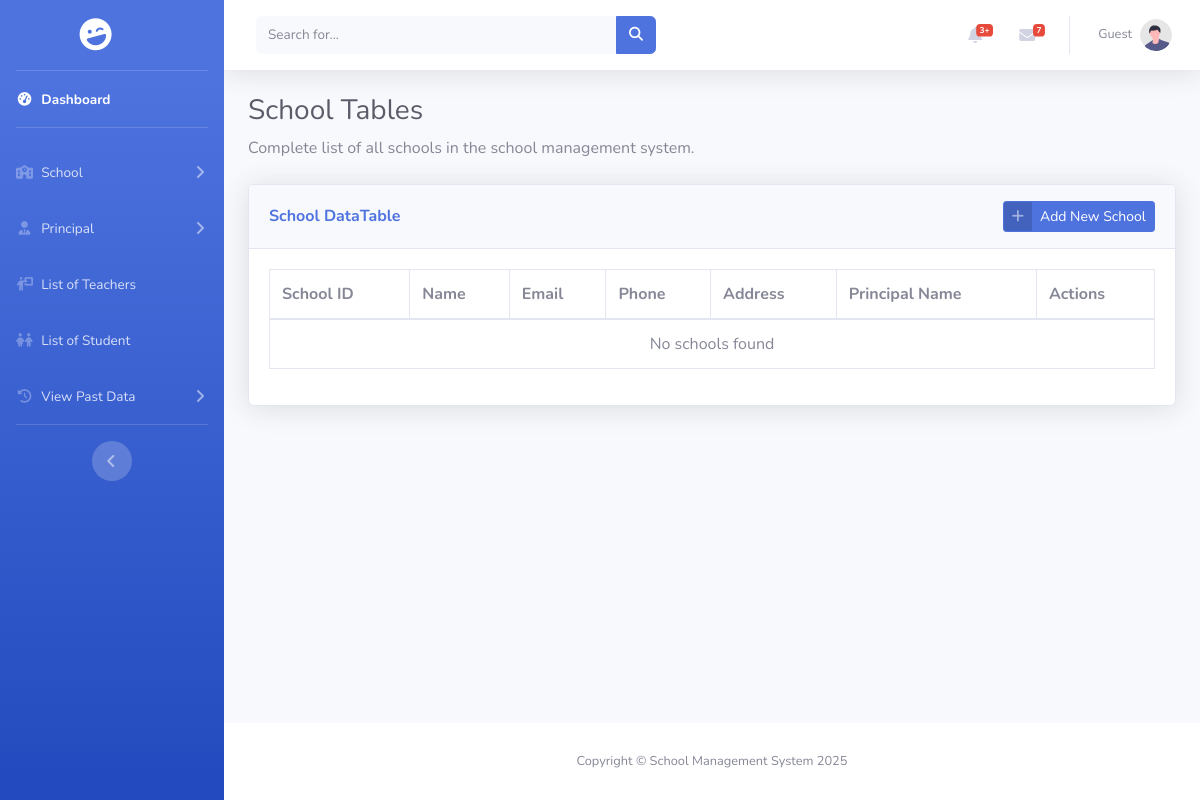
Page /pages/school/school_list.php (signed in) on the earlier database version.
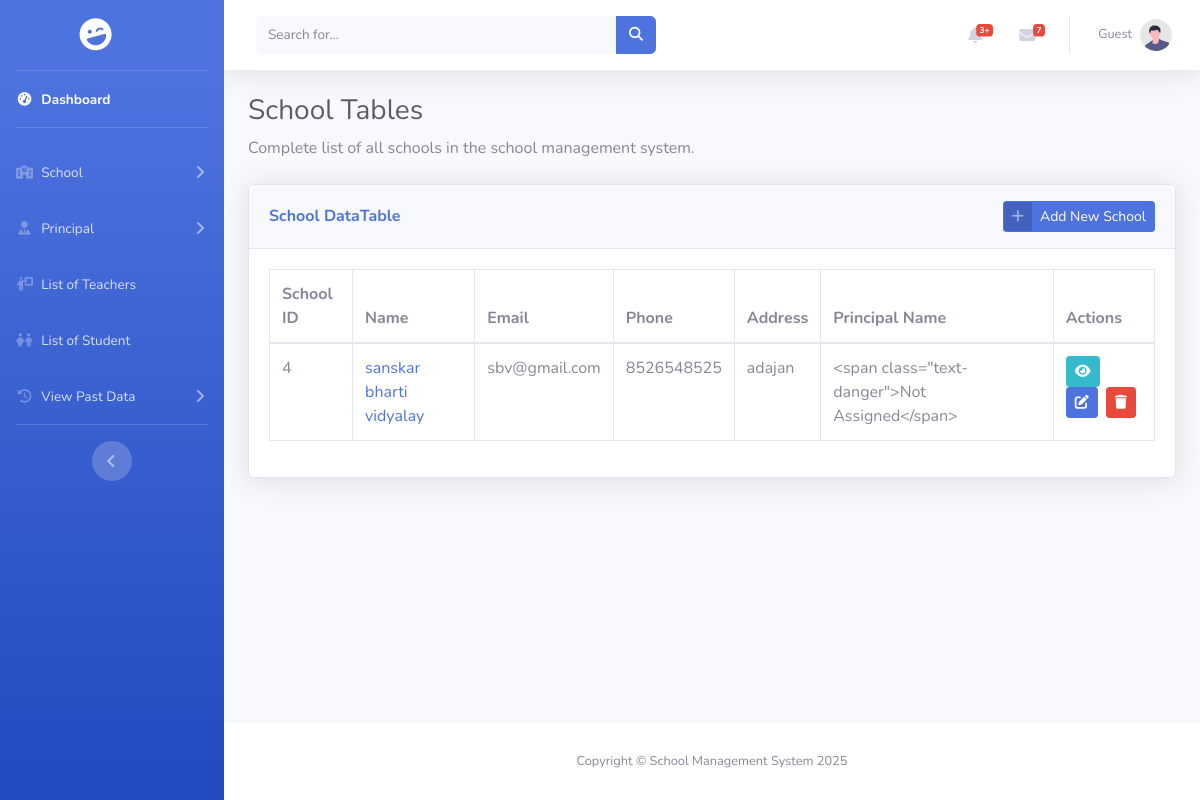
Same page on the later database version.
### tables this page shows
CREATE TABLE `school` (
  `id` int(11) NOT NULL,
  `school_logo` varchar(255) DEFAULT NULL,
  `school_name` varchar(100) DEFAULT NULL,
  `email` varchar(50) DEFAULT NULL,
  `phone` varchar(10) DEFAULT NULL,
  `school_opening` date DEFAULT NULL,
  `school_type` enum('Government','Private') DEFAULT NULL,
  `education_board` set('CBSE','State','IGCSE') DEFAULT NULL,
  `school_medium` set('English','Hindi','Regional Language') DEFAULT NULL,
  `school_category` set('Pre-Primary','Primary','Upper Primary','Secondary','Higher Secondary') DEFAULT NULL,
  `address` text DEFAULT NULL
);

### pages/school/school_list.php (the view, shortened to what the changed rows need)
<?php
include_once "../../includes/connect.php";
$query =  "SELECT s.id, s.school_name, s.email, s.phone, s.address, p.principal_name
           FROM school s
           LEFT JOIN principal p ON s.id = p.school_id
           ORDER BY s.id ASC";
$result = mysqli_query($conn, $query);
?>
<!DOCTYPE html>
<html lang="en">
<head>
    <link href="../../assets/vendor/fontawesome-free/css/all.min.css" rel="stylesheet" type="text/css">
    <link href="../../assets/css/sb-admin-2.min.css" rel="stylesheet">
    <link rel="stylesheet" href="https://cdnjs.cloudflare.com/ajax/libs/font-awesome/6.5.2/css/all.min.css" />
    <link href="../../assets/vendor/datatables/dataTables.bootstrap4.min.css" rel="stylesheet">
</head>
<body id="page-top">
    <div id="wrapper">
        <div id="content-wrapper" class="d-flex flex-column">
            <div id="content">
                <div class="container-fluid">
                    <h1 class="h3 mb-2 text-gray-800">School Tables</h1>
                    <div class="card shadow mb-4">
                        <div class="card-body">
                            <div class="table-responsive">
                                <table class="table table-bordered" id="dataTable" width="100%" cellspacing="0">
                                    <thead>
                                        <tr>
                                            <th>School ID</th>
                                            <th>Name</th>
                                            <th>Email</th>
                                            <th>Phone</th>
                                            <th>Address</th>
                                            <th>Principal Name</th>
                                            <th>Actions</th>
                                        </tr>
                                    </thead>
                                    <tbody>
                                        <?php
                                        if ($result && mysqli_num_rows($result) > 0) {
                                            while ($row = mysqli_fetch_assoc($result)) {
                                                echo "<tr>";
                                                echo "<td>" . htmlspecialchars($row['id']) . "</td>";
                                                echo "<td>";
                                                echo "<a href='view.php?id=" . $row['id'] . "' class='text-decoration-none'>";
                                                echo htmlspecialchars($row['school_name'] ?? 'N/A');
                                                echo "</a>";
                                                echo "</td>";
                                                echo "<td>" . htmlspecialchars($row['email'] ?? 'N/A') . "</td>";
                                                echo "<td>" . htmlspecialchars($row['phone'] ?? 'N/A') . "</td>";
                                                echo "<td>" . htmlspecialchars($row['address'] ?? 'N/A') . "</td>";
                                                echo "<td>" . htmlspecialchars($row['principal_name'] ?? '<span class="text-danger">Not Assigned</span>') . "</td>";
                                                echo "<td>";
                                                echo "<a href='view.php?id=" . $row['id'] . "' class='btn btn-info btn-sm mr-2' title='View'>";
                                                echo "<i class='fas fa-eye'></i>";
                                                echo "</a>";
                                                echo "<a href='edit.php?id=" . $row['id'] . "' class='btn btn-primary btn-sm mr-2' title='Edit'>";
                                                echo "<i class='fas fa-edit'></i>";
                                                echo "</a>";
                                                echo "<button class='btn btn-danger btn-sm' onclick='confirmDelete(" . $row['id'] . ")' title='Delete'>";
                                                echo "<i class='fas fa-trash'></i>";
                                                echo "</button>";
                                                echo "</td>";
                                                echo "</tr>";
                                            }
                                        } else {
                                            echo "<tr><td colspan='7' class='text-center'>No schools found</td></tr>";
                                        }
                                        ?>
                                    </tbody>
                                </table>
                            </div>
                        </div>
                    </div>
                </div>
            </div>
            </div>
    </div>
</body>
</html>

Differences in the rows shown:
added school: id "4", school_name "sanskar bharti vidyalay", email "sbv@gmail.com", phone "8526548525", address "adajan", principal_name "<span class=\"text-danger\">Not Assigned</span>"
Other differences:
text no longer shown: "No schools found"
